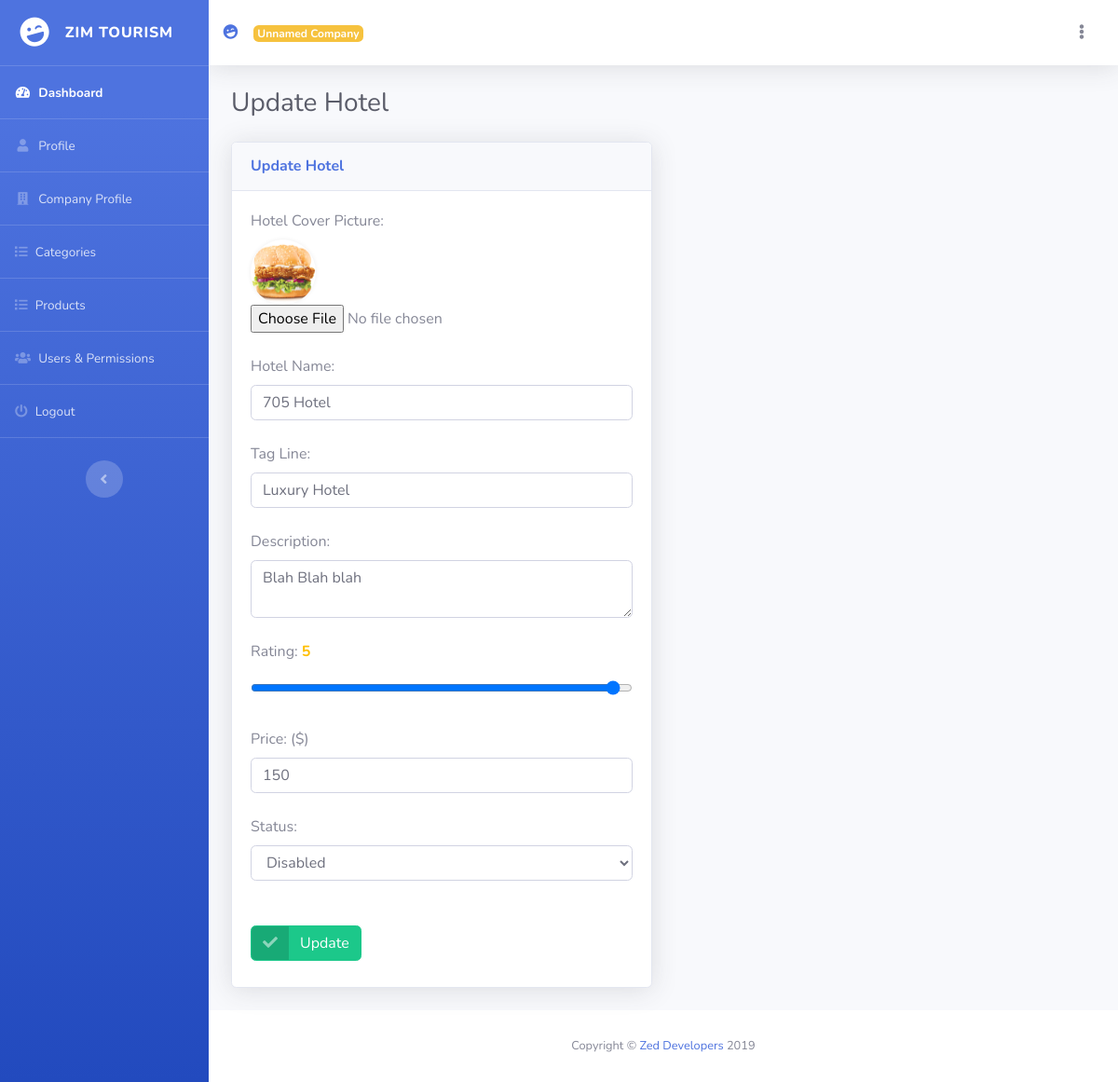
/admin/hotel.php?id=1 (signed in), run on the app's committed database.
### tables this page shows
CREATE TABLE `hotels` (
  `id` int(11) NOT NULL AUTO_INCREMENT,
  `org_id` int(11) DEFAULT NULL,
  `name` varchar(100) DEFAULT NULL,
  `picture` varchar(100) DEFAULT NULL,
  `small_desc` varchar(100) DEFAULT NULL,
  `long_desc` longtext,
  `rating` varchar(10) DEFAULT NULL,
  `price` int(11) DEFAULT NULL,
  `active` varchar(5) DEFAULT 'true',
  `created_at` int(20) DEFAULT NULL,
  `created_by` int(11) DEFAULT NULL,
  PRIMARY KEY (`id`)
);

### admin/hotel.php (the view, shortened to what this page needs)
<?php
    require_once('class_function/function.php');
    require_once('class_function/dbconfig.php');
    require_once('pages/header.php');
    require_once('pages/menu.php');
    require_once('pages/footer.php');
    require_once('pages/custom_files.php');
    $id = $_GET['id'];
    $rows = sql($DBH,"select * from hotels where id = ?",array($id),"rows");
    foreach($rows as $row){
      $hotel_name           = $row['name'];
      $hotel_picture        = "uploads/".$row['picture'];
      $hotel_small_desc     = $row['small_desc'];
      $hotel_long_desc      = $row['long_desc'];
      $hotel_rating         = $row['rating'];
      $hotel_price          = $row['price'];
      $hotel_active         = $row['active'];
    }
?>
<!DOCTYPE html>
<html lang="en">
<head>
  <link href="vendor/fontawesome-free/css/all.min.css" rel="stylesheet" type="text/css">
  <link href="css/sb-admin-2.min.css" rel="stylesheet">
  <?= $custom_files ?>
</head>
<body id="page-top">
  <div id="wrapper">
    <?= $menu ?>
    <div id="content-wrapper" class="d-flex flex-column">
      <div id="content">
        <?= $header ?>
        <div class="container-fluid">
          <div class="d-sm-flex align-items-center justify-content-between mb-4">
            <h1 class="h3 mb-0 text-gray-800">Update Hotel</h1>
          </div>
        <div class="row">
            <div class="col-md-6">
              <div class="card shadow mb-4">
                  <div class="card-header py-3 d-flex flex-row align-items-center justify-content-between">
                  <h6 class="m-0 font-weight-bold text-primary">Update Hotel</h6>
                </div>
                <div class="card-body">
                  <div class="pb-2">
                    <form class="user_form" action="exe_update_hotels.php" method="POST" enctype="multipart/form-data">
                      <label>Hotel Cover Picture:</label></br>
                      <img class="medium_image" src="<?php echo $hotel_picture; ?>" alt="" /><br/>
                      <input type="file" name="picture" accept="image/x-png,image/gif,image/jpeg"  ></br></br>
                      <label>Hotel Name:</label>
                      <input value="<?php echo $hotel_name; ?>" required type="text" class="form-control form-control-user" name="name" value=""><br>
                      <label>Tag Line:</label>
                      <input value="<?php echo $hotel_small_desc; ?>" required type="text" class="form-control form-control-user" name="small_desc" value=""><br>
                      <label>Description:</label>
                      <textarea required type="long_desc" class="form-control form-control-user" name="long_desc"><?php echo $hotel_long_desc; ?></textarea><br>
                      <label>Rating: <strong class="rating"><?php echo $hotel_rating; ?></strong></label>
                      <input value="<?php echo $hotel_rating; ?>" required type="range" min="0" max="5" class="form-control form-control-user" name="rating" value="" step="0.1"><br>
                      <label>Price: ($)</label>
                      <input value="<?php echo $hotel_price; ?>" required type="number" class="form-control form-control-user" name="price" value=""><br>
                      <label>Status:</label>
                      <select required class="form-control form-control-user" name="active">
                        <option <?php if($hotel_active == "false"){echo "selected";} ?> value="false">Disabled</option>
                      </select><br><br>
                      <button type="submit" class="btn btn-success btn-icon-split">
                        <span class="icon text-white-50">
                          <i class="fas fa-check"></i>
                        </span>
                        <span class="text">Update</span>
                      </button>
                      </form>
                  </div>
                </div>
              </div>
            </div>
          </div>
        </div>
      </div>
      <?= $footer ?>
    </div>
  </div>
</body>
</html>

### admin/css/custom.css (style rules this page uses)
.medium_image { width:70px; height:70px; border-radius: 100%; box-shadow: 0 0 5px #eee; }
.card-header h6 { float:left; }

### admin/hotel.php (style rules this page uses)
.rating { color:#ffbf00; }

### data on the page
hotels: picture (picture), name "705 Hotel", small_desc "Luxury Hotel", long_desc "Blah Blah blah", rating "5", price "150", active "Disabled"

### other printed values
$title "ZIM TOURISM"
